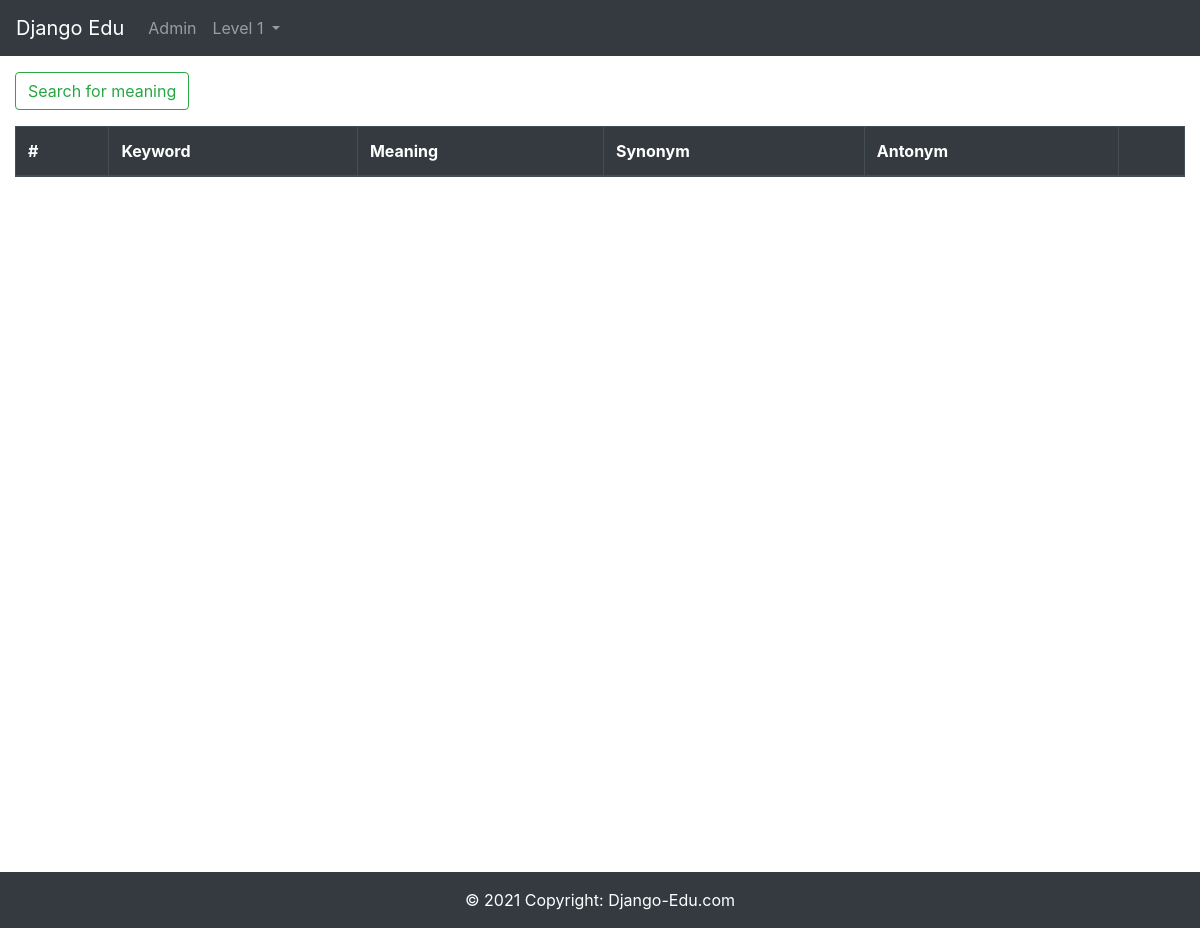
/dictionaries/, run on an earlier commit of the app's database.
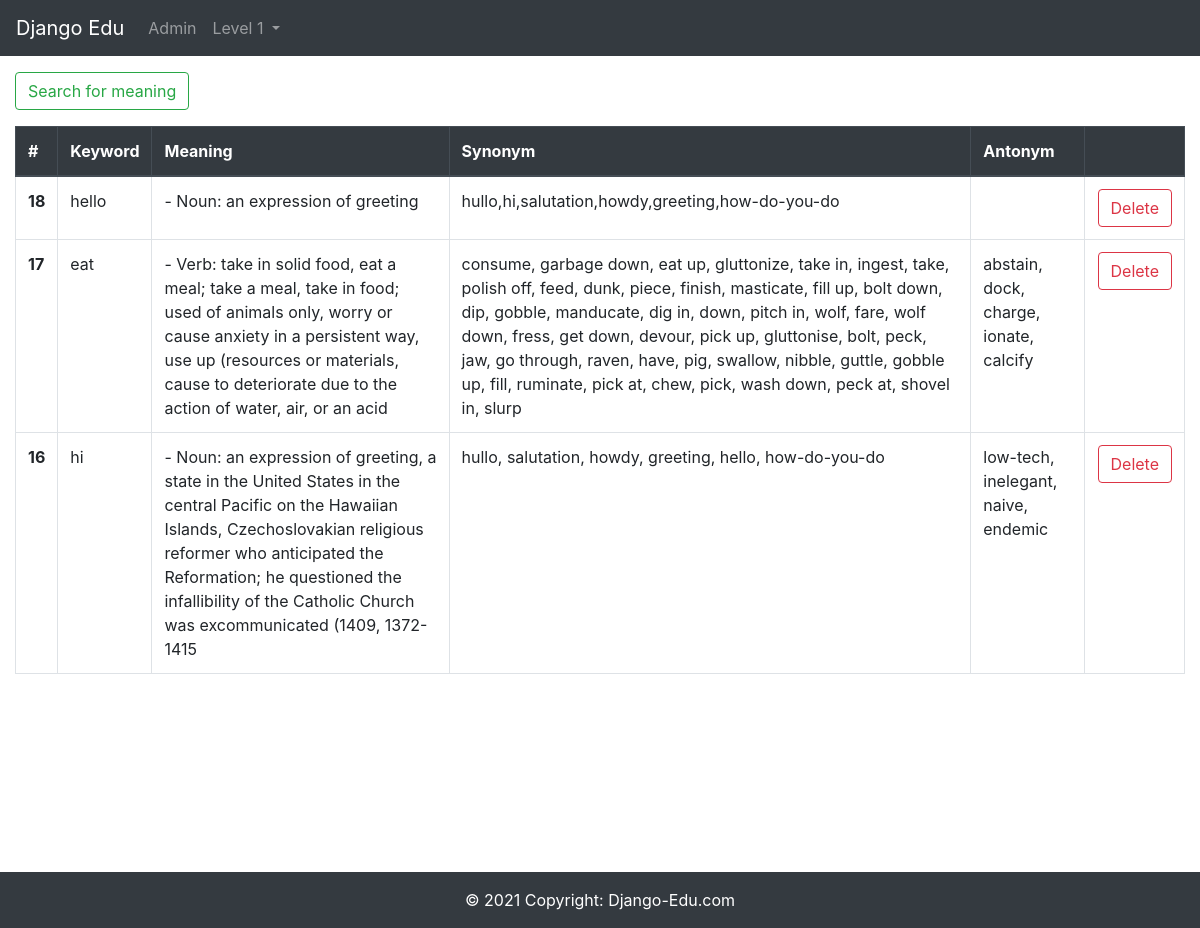
And on a later commit of the database.
### dictionaries/models.py (models this page shows, shortened)
class Word(models.Model):
    keyword = models.CharField(max_length=255)
    meaning = models.TextField()
    synonym = models.TextField(null=True, blank=True)
    antonym = models.TextField(null=True, blank=True)

### dictionaries/views.py (the view)
# urls.py: path('', views.index, name='index'),
def index(request):
    return render(request, 'dictionaries/index.html', {
        'words': Word.objects.all().order_by('id').reverse(),
    })

### dictionaries/templates/dictionaries/index.html (shortened to what this page needs)
{% extends 'layouts/base.html' %}
{% block content %}
<div class="container-fluid">
  <button
    type="button"
    class="btn btn-outline-success"
    data-toggle="modal"
    data-target="#modal-dictionary"
  >
    Search for meaning
  </button>
  <div class="table-responsive">
    <table class="table table-bordered table-hover mt-3">
      <thead class="thead-dark">
        <tr>
          <th scope="col">#</th>
          <th scope="col">Keyword</th>
          <th scope="col">Meaning</th>
          <th scope="col">Synonym</th>
          <th scope="col">Antonym</th>
          <th scope="col"></th>
        </tr>
      </thead>
      <tbody>
        {% for word in words %}
        <tr>
          <th scope="row">{{ word.id }}</th>
          <td>{{ word.keyword }}</td>
          <td>{{ word.meaning }}</td>
          <td>{{ word.synonym }}</td>
          <td>{{ word.antonym }}</td>
          <td class="text-center">
            <button
              type="button"
              class="btn btn-outline-danger btn-delete-word"
              data-word-id="{{ word.id }}"
            >
              Delete
            </button>
          </td>
        </tr>
        {% endfor %}
      </tbody>
    </table>
  </div>
</div>
{% endblock content %}

What changed in the data, as far as the page shows it:
added Word: id "18", keyword "hello", meaning "- Noun: an expression of greeting", synonym "hullo,hi,salutation,howdy,greeting,how-do-you-do"
added Word: id "17", keyword "eat", meaning "- Verb: take in solid food, eat a meal; take a meal, take in food; used of animals only, worry or cause anxiety in a persistent way, use up (resources or materials, cause to deteriorate due to the action of water, air, or an acid", synonym "consume, garbage down, eat up, gluttonize, take in, ingest, take, polish off, feed, dunk, piece, finish, masticate, fill up, bolt down, dip, gobble, manducate, dig in, down, pitch in, wolf, fare, wolf down, fress, get down, devour, pick up, gluttonise, bolt, peck, jaw, go through, raven, have, pig, swallow, nibble, guttle, gobble up, fill, ruminate, pick at, chew, pick, wash down, peck at, shovel in, slurp", antonym "abstain, dock, charge, ionate, calcify"
added Word: id "16", keyword "hi", meaning "- Noun: an expression of greeting, a state in the United States in the central Pacific on the Hawaiian Islands, Czechoslovakian religious reformer who anticipated the Reformation; he questioned the infallibility of the Catholic Church was excommunicated (1409, 1372-1415", synonym "hullo, salutation, howdy, greeting, hello, how-do-you-do", antonym "low-tech, inelegant, naive, endemic"
